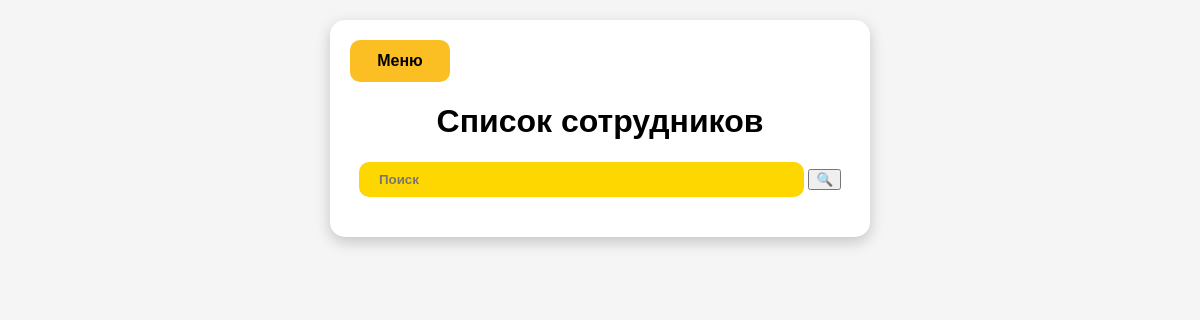
Before: /staff/ (signed in) with the older database file.
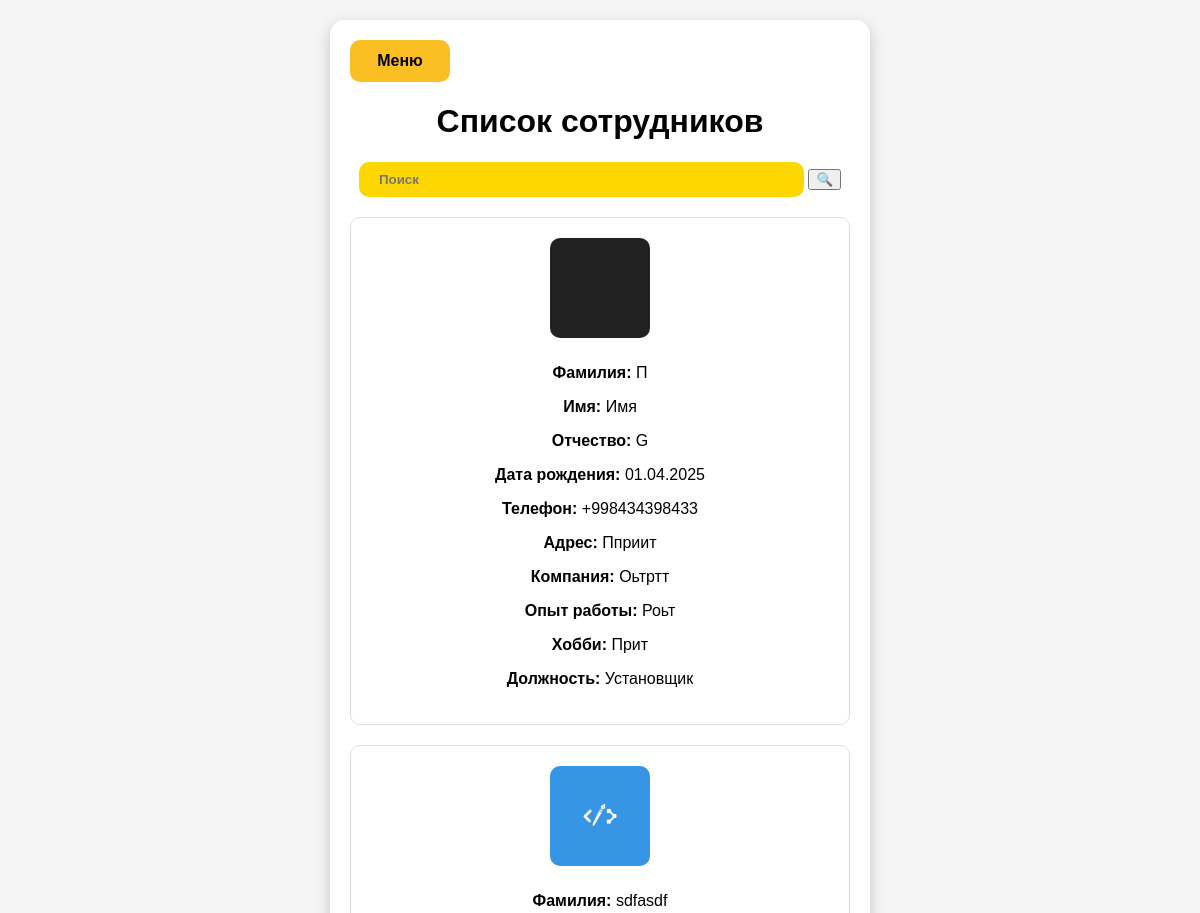
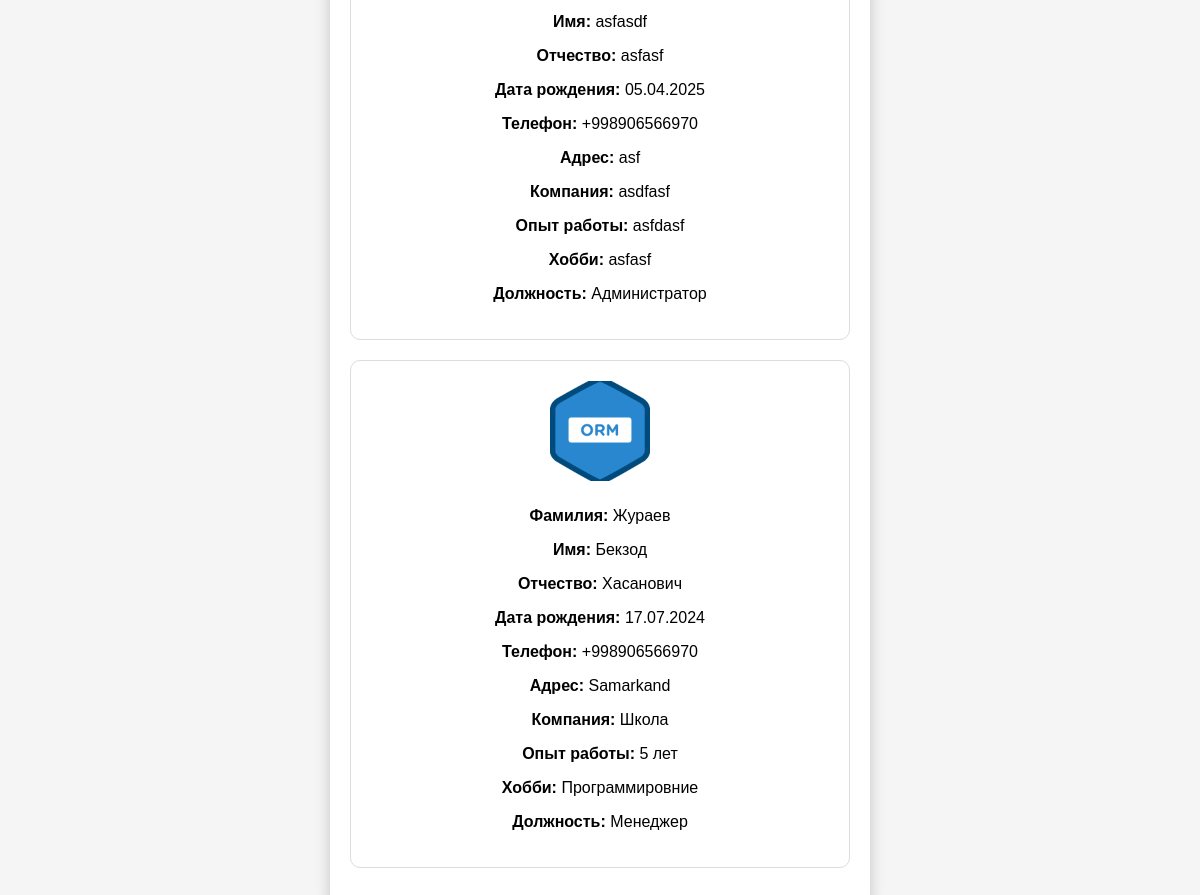
After: the same page with the newer database file (2 pictures, top to bottom).
### backend/models.py (models this page shows)
class Profile(models.Model):
    POSITION_CHOICES = [
        ("manager", "Менеджер"),
        ("admin", "Администратор"),
        ("accountant", "Бухгалтер"),
        ("supplier", "Снабженец"),
        ("chief", "Главный ЦЕХа"),
        ("chief_staff", "Сотрудник ЦЕХа"),
        ("delivery_cheif", "Главный доставщик"),
        ("delivery", "Доставщик"),
        ("installer_cheif", "Главный установщик"),
        ("installer", "Установщик"),
        ("technologist_cheif", "Главный Технолог"),
        ("technologist", "Технолог"),
        ("designer_cheif", "Главный дизайнер"),
        ("designer", "Дизайнер"),
        ("qa_cheif", "Главный сотрудник контроля качества"),
        ("qa_staff", "Сотрудник контроля качества"),
        ("sales_marketing", "Соц. маркетолог"),
        ("sales_call", "Сотрудник колл-центра"),
    ]
    username = models.OneToOneField(User, on_delete=models.CASCADE, related_name='profile')
    name = models.CharField(max_length=200, null=True, blank=True, default=None)
    lastname = models.CharField(max_length=200, null=True, blank=True, default=None)
    middle_name = models.CharField(max_length=200, null=True, blank=True, default=None)
    date_birth = models.DateField(null=True, blank=True, default=None)
    phone = PhoneNumberField(blank=True)
    adress = models.CharField(max_length=200,blank=True)
    last_job=models.CharField(max_length=200,blank=True)
    work_exp=models.CharField(max_length=200,blank=True)
    position = models.CharField(max_length=20, choices=POSITION_CHOICES)
    hobby=models.CharField(max_length=60,blank=True)
    photo = models.ImageField(blank=True, upload_to='pictures/',null=True)
    approve=models.BooleanField(default=False)
    archive=models.BooleanField(default=True)

### backend/views.py (the view, shortened to what this page needs)
# urls.py: path('staff/',views.Staff.as_view(),name='staff'),
class Staff(LoginRequiredMixin,TemplateView):
   template_name = 'staff.html'
   login_url = reverse_lazy('login')
   def get_context_data(self, *, object_list=None, **kwargs):
      context = super().get_context_data(**kwargs)
      search=self.request.GET.get('search')
      if search:
         context['profile'] = Profile.objects.filter(
            approve=True,
            archive=True
         ).filter(
            Q(name__icontains=search) |
            Q(lastname__icontains=search) |
            Q(middle_name__icontains=search)  # Add more fields as necessary
         ).order_by('-id')
      else:
         context['profile'] = Profile.objects.filter(approve=True,archive=True).order_by('-id')
      return context

### backend/templates/staff.html (shortened to what this page needs)
{% if request.user.profile.approve %}
<!DOCTYPE html>
<html lang="ru">
<head>
</head>
<body>
    <div class="container">
           <button  style="background-color: #fbbf24;
  border:
none;
  border-radius:
10px;
  font-size: 16px;
  font-weight: bold;
  cursor: pointer;
  transition:
background 0.3s;
  display: block;
  width:100px;
  padding:
12px;" onclick="window.location.href='{% url 'dashboard' %}'">Меню</button>
        <h1>Список сотрудников</h1>
        <form action="" method="GET">
            <div>
            <input type="text" placeholder="Поиск" class="header-btn" name="search" value="{{request.GET.search}}">
            <button type="submit"
          class="bg-blue-500 text-white px-4 py-2 rounded-r-2xl hover:bg-blue-600 transition">
    🔍
  </button>
                </div>
       </form>
        <div class="applications">
            {% for item in profile %}
            <div class="application">
                <img src="/{{item.photo}}" alt="Фото сотрудника" class="photo-placeholder">
                <div class="info">
                    <p><strong>Фамилия:</strong> {{item.lastname}}</p>
                    <p><strong>Имя:</strong> {{item.name}}</p>
                    <p><strong>Отчество:</strong> {{item.middle_name}}</p>
                    <p><strong>Дата рождения:</strong> {{ item.date_birth|date:"d.m.Y" }}</p>
                    <p><strong>Телефон:</strong> {{item.phone}}</p>
                    <p><strong>Адрес:</strong> {{item.adress}}</p>
                    <p><strong>Компания:</strong> {{item.last_job}}</p>
                    <p><strong>Опыт работы:</strong> {{item.work_exp}}</p>
                    <p><strong>Хобби:</strong> {{item.hobby}}</p>
                    <p><strong>Должность:</strong> {{item.get_position_display }}</p>
                </div>
            </div>
            {% endfor %}
        </div>
    </div>
</body>
</html>
{% else %}
{% include 'waiting.html' %}
{% endif %}

### backend/templates/staff.html (style rules this page uses)
body { font-family: 'Arial', sans-serif; background-color: #f5f5f5; margin: 0; padding: 20px; display: flex; justify-content: center; align-items: center; }
.container { background: white; padding: 20px; border-radius: 15px; box-shadow: 0 5px 15px rgba(0, 0, 0, 0.2); max-width: 90%; width: 500px; text-align: center; }
.header-btn { background: gold; color: black; font-weight: bold; padding: 10px 20px; border: none; border-radius: 10px; cursor: pointer; width:81%; margin-bottom: 20px; }
.application { padding: 20px; border: 1px solid #ddd; border-radius: 10px; margin-bottom: 20px; background: #fff; display: flex; flex-direction: column; align-items: center; }
.photo-placeholder { width: 100px; height: 100px; border-radius: 10px; margin-bottom: 10px; object-fit: cover; }

Changed rows visible on the page:
now on this page (row edited): Profile: photo (picture), lastname "П", name "Имя", middle_name "G", date_birth "01.04.2025", phone "+998434398433", adress "Пприит", last_job "Оьтртт", work_exp "Роьт", hobby "Прит", position "Установщик"
now on this page (row edited): Profile: photo (picture), lastname "sdfasdf", name "asfasdf", middle_name "asfasf", date_birth "05.04.2025", phone "+998906566970", adress "asf", last_job "asdfasf", work_exp "asfdasf", hobby "asfasf", position "Администратор"
now on this page (row edited): Profile: photo (picture), lastname "Жураев", name "Бекзод", middle_name "Хасанович", date_birth "17.07.2024", phone "+998906566970", adress "Samarkand", last_job "Школа", work_exp "5 лет", hobby "Программировние", position "Менеджер"
